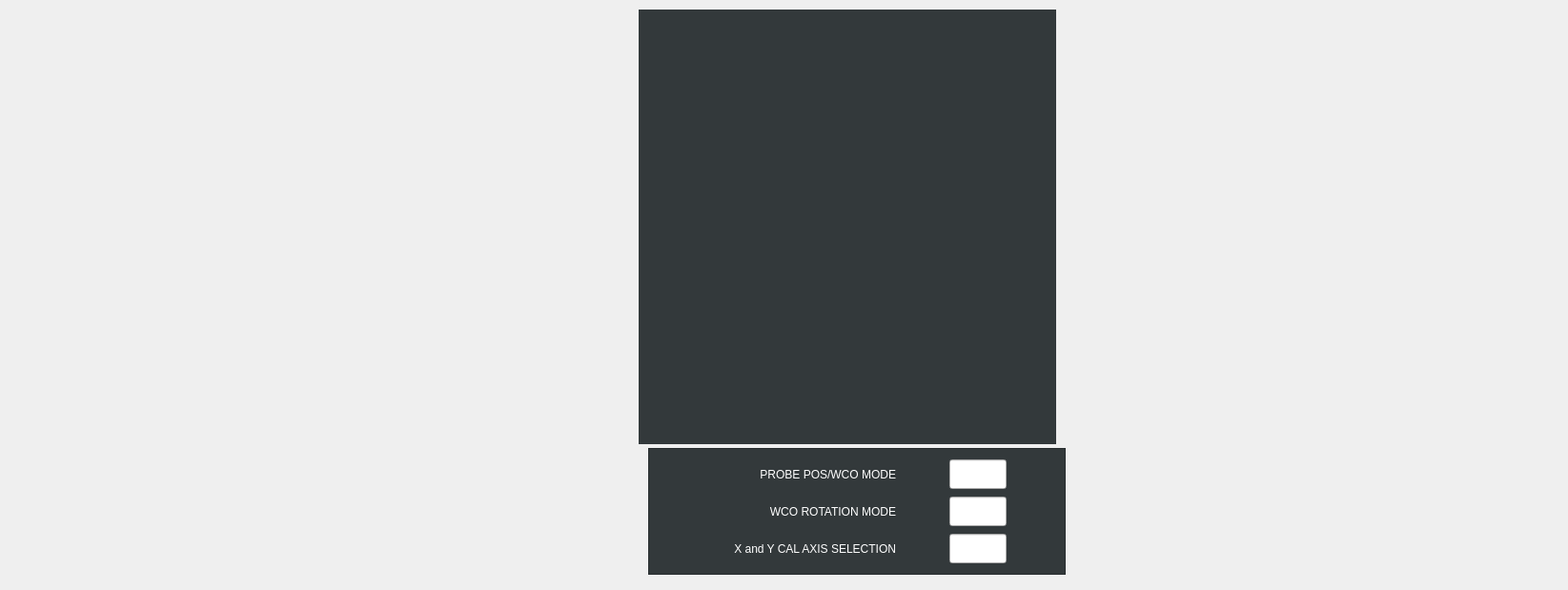
<?xml version="1.0" encoding="UTF-8"?>
<ui version="4.0">
 <class>STATUS</class>
 <widget class="QWidget" name="STATUS">
  <property name="geometry">
   <rect>
    <x>0</x>
    <y>0</y>
    <width>1645</width>
    <height>619</height>
   </rect>
  </property>
  <property name="maximumSize">
   <size>
    <width>1645</width>
    <height>619</height>
   </size>
  </property>
  <property name="windowTitle">
   <string>USER MAIN</string>
  </property>
  <property name="sidebar" stdset="0">
   <bool>false</bool>
  </property>
  <widget class="QFrame" name="frame_2">
   <property name="geometry">
    <rect>
     <x>680</x>
     <y>470</y>
     <width>438</width>
     <height>133</height>
    </rect>
   </property>
   <property name="styleSheet">
    <string notr="true">.QFrame{
    background-color: rgb(51, 57, 59);
}</string>
   </property>
   <property name="frameShape">
    <enum>QFrame::StyledPanel</enum>
   </property>
   <property name="frameShadow">
    <enum>QFrame::Raised</enum>
   </property>
   <layout class="QVBoxLayout" name="verticalLayout_25">
    <item>
     <layout class="QHBoxLayout" name="horizontalLayout_52">
      <item>
       <widget class="QLabel" name="label_111">
        <property name="sizePolicy">
         <sizepolicy hsizetype="Preferred" vsizetype="Fixed">
          <horstretch>0</horstretch>
          <verstretch>0</verstretch>
         </sizepolicy>
        </property>
        <property name="minimumSize">
         <size>
          <width>150</width>
          <height>31</height>
         </size>
        </property>
        <property name="maximumSize">
         <size>
          <width>200</width>
          <height>31</height>
         </size>
        </property>
        <property name="styleSheet">
         <string notr="true">QLabel{
    color: white;
	font: 14pt &quot;Bebas Kai&quot;;
}</string>
        </property>
        <property name="lineWidth">
         <number>0</number>
        </property>
        <property name="text">
         <string>PROBE POS/WCO MODE</string>
        </property>
        <property name="alignment">
         <set>Qt::AlignRight|Qt::AlignTrailing|Qt::AlignVCenter</set>
        </property>
        <property name="indent">
         <number>0</number>
        </property>
       </widget>
      </item>
      <item>
       <widget class="VCPLineEdit" name="probe_mode_3030">
        <property name="sizePolicy">
         <sizepolicy hsizetype="Fixed" vsizetype="Fixed">
          <horstretch>0</horstretch>
          <verstretch>0</verstretch>
         </sizepolicy>
        </property>
        <property name="minimumSize">
         <size>
          <width>60</width>
          <height>31</height>
         </size>
        </property>
        <property name="maximumSize">
         <size>
          <width>60</width>
          <height>31</height>
         </size>
        </property>
        <property name="alignment">
         <set>Qt::AlignCenter</set>
        </property>
        <property name="readOnly">
         <bool>true</bool>
        </property>
        <property name="rules" stdset="0">
         <string>[{&quot;name&quot;: &quot;probe_mode&quot;, &quot;property&quot;: &quot;Text&quot;, &quot;expression&quot;: &quot;\&quot;1\&quot; if ch[0] else \&quot;0\&quot;&quot;, &quot;channels&quot;: [{&quot;url&quot;: &quot;settings:probe-parameters.probe-posn-btn&quot;, &quot;trigger&quot;: true}]}]</string>
        </property>
       </widget>
      </item>
     </layout>
    </item>
    <item>
     <layout class="QHBoxLayout" name="horizontalLayout_53">
      <item>
       <widget class="QLabel" name="label_112">
        <property name="sizePolicy">
         <sizepolicy hsizetype="Preferred" vsizetype="Fixed">
          <horstretch>0</horstretch>
          <verstretch>0</verstretch>
         </sizepolicy>
        </property>
        <property name="minimumSize">
         <size>
          <width>150</width>
          <height>31</height>
         </size>
        </property>
        <property name="maximumSize">
         <size>
          <width>200</width>
          <height>31</height>
         </size>
        </property>
        <property name="styleSheet">
         <string notr="true">QLabel{
    color: white;
	font: 14pt &quot;Bebas Kai&quot;;
}</string>
        </property>
        <property name="frameShape">
         <enum>QFrame::NoFrame</enum>
        </property>
        <property name="lineWidth">
         <number>0</number>
        </property>
        <property name="text">
         <string>WCO ROTATION MODE</string>
        </property>
        <property name="alignment">
         <set>Qt::AlignRight|Qt::AlignTrailing|Qt::AlignVCenter</set>
        </property>
        <property name="indent">
         <number>0</number>
        </property>
       </widget>
      </item>
      <item>
       <widget class="VCPLineEdit" name="wco_rotation_3031">
        <property name="sizePolicy">
         <sizepolicy hsizetype="Fixed" vsizetype="Fixed">
          <horstretch>0</horstretch>
          <verstretch>0</verstretch>
         </sizepolicy>
        </property>
        <property name="minimumSize">
         <size>
          <width>60</width>
          <height>31</height>
         </size>
        </property>
        <property name="maximumSize">
         <size>
          <width>60</width>
          <height>31</height>
         </size>
        </property>
        <property name="alignment">
         <set>Qt::AlignCenter</set>
        </property>
        <property name="readOnly">
         <bool>true</bool>
        </property>
        <property name="rules" stdset="0">
         <string>[{&quot;name&quot;: &quot;wco_rotation_mode&quot;, &quot;property&quot;: &quot;Text&quot;, &quot;expression&quot;: &quot;\&quot;1\&quot; if ch[0] else \&quot;0\&quot;&quot;, &quot;channels&quot;: [{&quot;url&quot;: &quot;settings:probe-parameters.rotation-wco-btn&quot;, &quot;trigger&quot;: true}]}]</string>
        </property>
       </widget>
      </item>
     </layout>
    </item>
    <item>
     <layout class="QHBoxLayout" name="horizontalLayout_59">
      <item>
       <widget class="QLabel" name="label_115">
        <property name="sizePolicy">
         <sizepolicy hsizetype="Preferred" vsizetype="Fixed">
          <horstretch>0</horstretch>
          <verstretch>0</verstretch>
         </sizepolicy>
        </property>
        <property name="minimumSize">
         <size>
          <width>150</width>
          <height>31</height>
         </size>
        </property>
        <property name="maximumSize">
         <size>
          <width>200</width>
          <height>31</height>
         </size>
        </property>
        <property name="styleSheet">
         <string notr="true">QLabel{
    color: white;
	font: 14pt &quot;Bebas Kai&quot;;
}</string>
        </property>
        <property name="frameShape">
         <enum>QFrame::NoFrame</enum>
        </property>
        <property name="lineWidth">
         <number>0</number>
        </property>
        <property name="text">
         <string>X and Y CAL AXIS SELECTION</string>
        </property>
        <property name="alignment">
         <set>Qt::AlignRight|Qt::AlignTrailing|Qt::AlignVCenter</set>
        </property>
        <property name="indent">
         <number>0</number>
        </property>
       </widget>
      </item>
      <item>
       <widget class="VCPLineEdit" name="sq_cal_axis_3036">
        <property name="sizePolicy">
         <sizepolicy hsizetype="Fixed" vsizetype="Fixed">
          <horstretch>0</horstretch>
          <verstretch>0</verstretch>
         </sizepolicy>
        </property>
        <property name="minimumSize">
         <size>
          <width>60</width>
          <height>31</height>
         </size>
        </property>
        <property name="maximumSize">
         <size>
          <width>60</width>
          <height>31</height>
         </size>
        </property>
        <property name="alignment">
         <set>Qt::AlignCenter</set>
        </property>
        <property name="readOnly">
         <bool>true</bool>
        </property>
        <property name="rules" stdset="0">
         <string>[{&quot;name&quot;: &quot;calibration_mode&quot;, &quot;property&quot;: &quot;Text&quot;, &quot;expression&quot;: &quot;\&quot;0\&quot; if ch[0] else (\&quot;1\&quot; if ch[1] else \&quot;2\&quot;)&quot;, &quot;channels&quot;: [{&quot;url&quot;: &quot;settings:probe-parameters.cal-xy-btn&quot;, &quot;trigger&quot;: true}, {&quot;url&quot;: &quot;settings:probe-parameters.cal-x-btn&quot;, &quot;trigger&quot;: true}]}]</string>
        </property>
       </widget>
      </item>
     </layout>
    </item>
   </layout>
  </widget>
  <widget class="QFrame" name="frame_38">
   <property name="geometry">
    <rect>
     <x>670</x>
     <y>10</y>
     <width>438</width>
     <height>456</height>
    </rect>
   </property>
   <property name="sizePolicy">
    <sizepolicy hsizetype="Preferred" vsizetype="Preferred">
     <horstretch>0</horstretch>
     <verstretch>0</verstretch>
    </sizepolicy>
   </property>
   <property name="styleSheet">
    <string notr="true">.QFrame{
    background-color: rgb(51, 57, 59);
}</string>
   </property>
   <layout class="QVBoxLayout" name="verticalLayout_47">
    <property name="spacing">
     <number>6</number>
    </property>
    <property name="topMargin">
     <number>0</number>
    </property>
    <property name="bottomMargin">
     <number>3</number>
    </property>
    <item>
     <widget class="NotificationWidget" name="notificationwidget">
      <property name="styleSheet">
       <string notr="true">QLabel {
    font-family: &quot;Bebas Kai&quot;;
    color: white;
    font-size: 16pt;
}
</string>
      </property>
     </widget>
    </item>
   </layout>
  </widget>
 </widget>
 <customwidgets>
  <customwidget>
   <class>NotificationWidget</class>
   <extends>QWidget</extends>
   <header>qtpyvcp.widgets.display_widgets.notification_widget</header>
  </customwidget>
  <customwidget>
   <class>VCPLineEdit</class>
   <extends>QLineEdit</extends>
   <header>qtpyvcp.widgets.input_widgets.line_edit</header>
  </customwidget>
 </customwidgets>
 <resources/>
 <connections/>
</ui>
